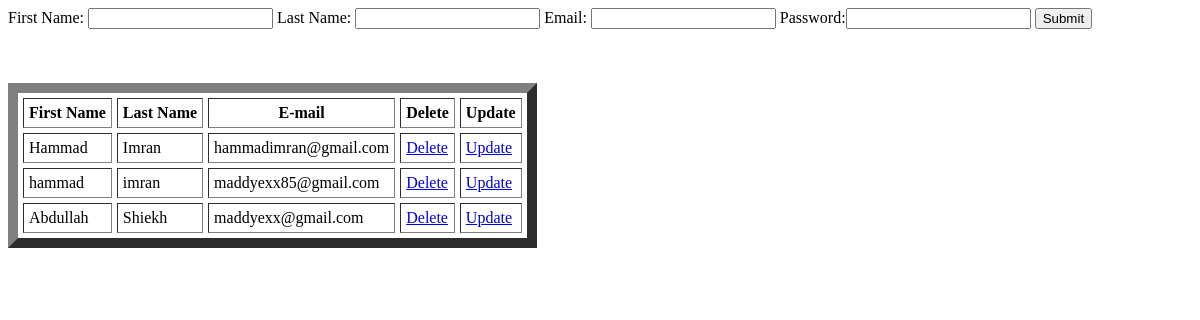
Page /myhome/ on the earlier database version.
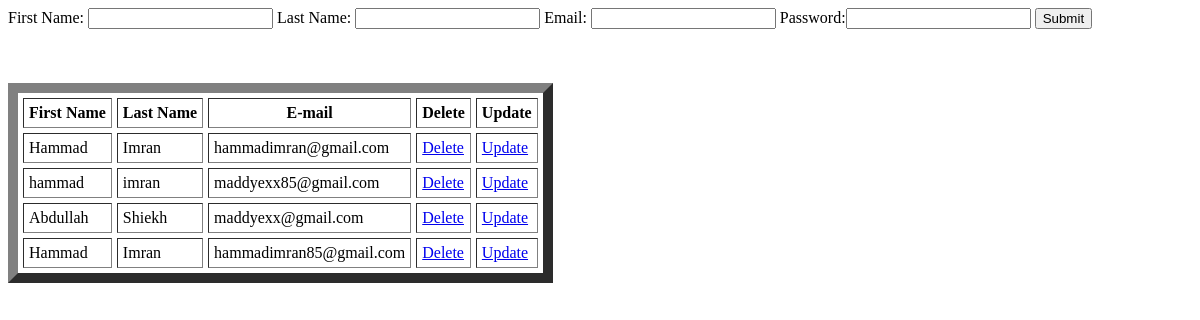
Same page on the later database version.
### myapp/models.py (models this page shows, shortened)
class customer(models.Model):
    Fname = models.CharField(max_length=20)
    Lname = models.CharField(max_length=20)
    Email = models.EmailField(unique=True)
    Password = models.CharField(max_length=20)

### myapp/views.py (the view)
# urls.py: path("myhome/",views.myfunc,name="myindex"),
def myfunc(request):
    obj = customer.objects.all()
    d={'obj':obj}
    return render(request,"data.html",d)

### templates/data.html (shortened to what this page needs)
<!DOCTYPE html>
<html lang="en">
<head>
</head>
<body>
<form action="{% url 'mydata' %}" method="post">
First Name: <input type="text" name="fname">
Last Name: <input type="text" name="lname">
Email: <input type="email" name="email">
    Password:<input type="password" name="password">
<button>Submit</button>
</form>
<br><br><br>
<table border="10" cellspacing="5" cellpadding="5">
    <thead>
    <th>First Name</th>
    <th>Last Name</th>
    <th>E-mail</th>
    <th>Delete</th>
    <th>Update</th>
    </thead>
    {% for obj in obj%}
    <tr>
        <td>{{obj.Fname}}</td>
        <td>{{obj.Lname}}</td>
        <td>{{obj.Email}}</td>
        <td>
            <a href="{% url 'delete' id=obj.pk%}" onclick="return confirm('Are you Sure?')"> Delete</a>
        </td>
        <td><a onclick="return confirm('Are you sure?')" href="{% url 'update' id=obj.pk %}">Update</a></td>
    </tr>
    {% endfor %}
</table>
</body>
</html>

Differences in the rows shown:
added customer: Fname "Hammad", Lname "Imran", Email "hammadimran85@gmail.com"
